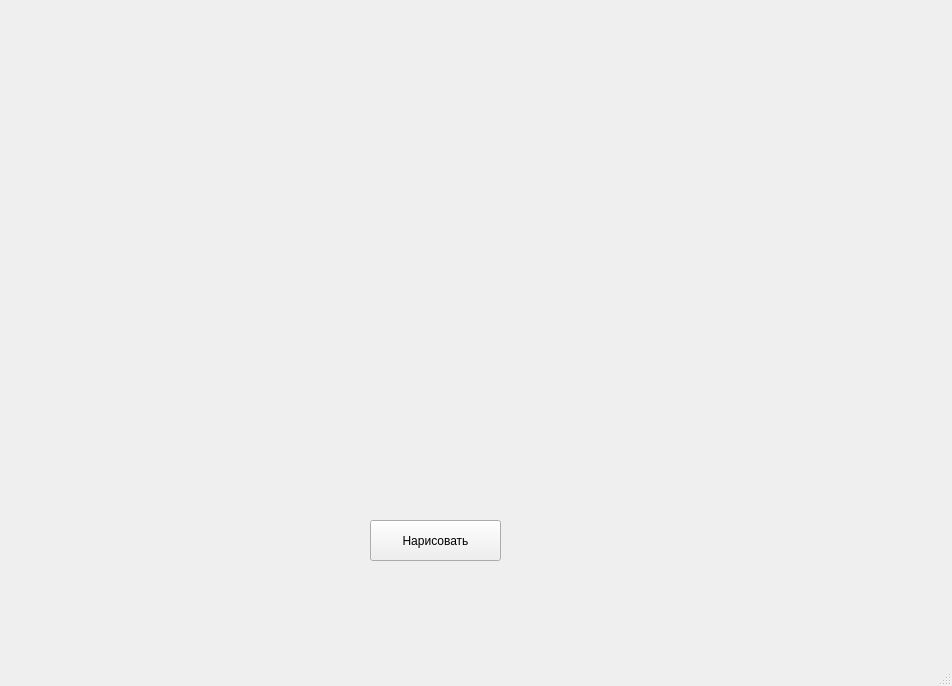
<?xml version="1.0" encoding="UTF-8"?>
<ui version="4.0">
 <class>MainWindow</class>
 <widget class="QMainWindow" name="MainWindow">
  <property name="geometry">
   <rect>
    <x>0</x>
    <y>0</y>
    <width>952</width>
    <height>686</height>
   </rect>
  </property>
  <property name="windowTitle">
   <string>Git и желтые окружности</string>
  </property>
  <widget class="QWidget" name="centralwidget">
   <widget class="QPushButton" name="pushButton">
    <property name="geometry">
     <rect>
      <x>370</x>
      <y>520</y>
      <width>131</width>
      <height>41</height>
     </rect>
    </property>
    <property name="text">
     <string>Нарисовать</string>
    </property>
   </widget>
  </widget>
  <widget class="QMenuBar" name="menubar">
   <property name="geometry">
    <rect>
     <x>0</x>
     <y>0</y>
     <width>952</width>
     <height>22</height>
    </rect>
   </property>
  </widget>
  <widget class="QStatusBar" name="statusbar"/>
 </widget>
 <resources/>
 <connections/>
</ui>
